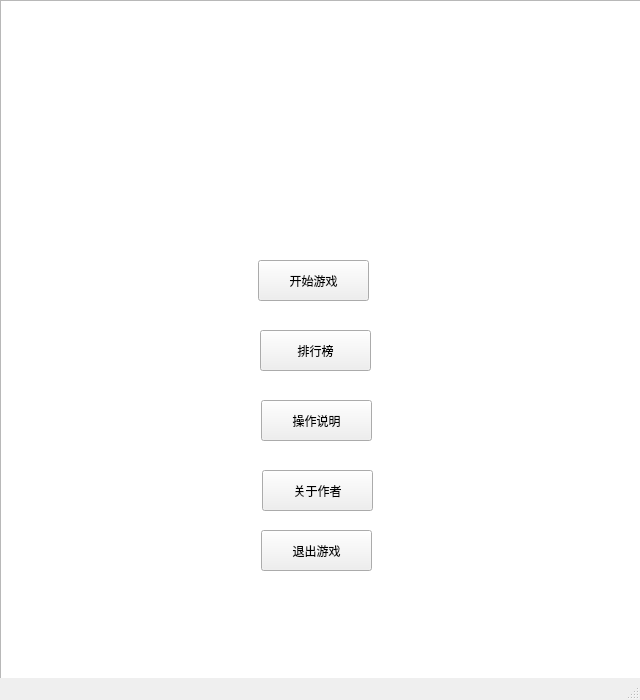
<?xml version="1.0" encoding="UTF-8"?>
<ui version="4.0">
 <class>MainWindow</class>
 <widget class="QMainWindow" name="MainWindow">
  <property name="geometry">
   <rect>
    <x>0</x>
    <y>0</y>
    <width>640</width>
    <height>700</height>
   </rect>
  </property>
  <property name="windowTitle">
   <string>MainWindow</string>
  </property>
  <widget class="QWidget" name="centralwidget">
   <widget class="QGraphicsView" name="graphicsView">
    <property name="geometry">
     <rect>
      <x>0</x>
      <y>0</y>
      <width>651</width>
      <height>681</height>
     </rect>
    </property>
    <property name="styleSheet">
     <string notr="true">border-image: url(:/new/prefix1/image/main_bg.jpg);</string>
    </property>
   </widget>
   <widget class="QPushButton" name="pushButton">
    <property name="geometry">
     <rect>
      <x>258</x>
      <y>260</y>
      <width>111</width>
      <height>41</height>
     </rect>
    </property>
    <property name="styleSheet">
     <string notr="true">border-image: url(:/new/prefix1/image/button_bg.png);</string>
    </property>
    <property name="text">
     <string>开始游戏</string>
    </property>
   </widget>
   <widget class="QPushButton" name="pushButton_2">
    <property name="geometry">
     <rect>
      <x>260</x>
      <y>330</y>
      <width>111</width>
      <height>41</height>
     </rect>
    </property>
    <property name="styleSheet">
     <string notr="true">border-image: url(:/new/prefix1/image/button_bg2.png);</string>
    </property>
    <property name="text">
     <string>排行榜</string>
    </property>
   </widget>
   <widget class="QPushButton" name="pushButton_3">
    <property name="geometry">
     <rect>
      <x>261</x>
      <y>400</y>
      <width>111</width>
      <height>41</height>
     </rect>
    </property>
    <property name="styleSheet">
     <string notr="true">border-image: url(:/new/prefix1/image/button_4.png);</string>
    </property>
    <property name="text">
     <string>操作说明</string>
    </property>
   </widget>
   <widget class="QPushButton" name="pushButton_4">
    <property name="geometry">
     <rect>
      <x>262</x>
      <y>470</y>
      <width>111</width>
      <height>41</height>
     </rect>
    </property>
    <property name="styleSheet">
     <string notr="true">border-image: url(:/new/prefix1/image/button_bg3.png);</string>
    </property>
    <property name="text">
     <string>关于作者</string>
    </property>
   </widget>
   <widget class="QPushButton" name="pushButton_5">
    <property name="geometry">
     <rect>
      <x>261</x>
      <y>530</y>
      <width>111</width>
      <height>41</height>
     </rect>
    </property>
    <property name="styleSheet">
     <string notr="true">border-image: url(:/new/prefix1/image/button_5.png);</string>
    </property>
    <property name="text">
     <string>退出游戏</string>
    </property>
   </widget>
  </widget>
  <widget class="QMenuBar" name="menubar">
   <property name="geometry">
    <rect>
     <x>0</x>
     <y>0</y>
     <width>640</width>
     <height>26</height>
    </rect>
   </property>
  </widget>
  <widget class="QStatusBar" name="statusbar"/>
 </widget>
 <resources/>
 <connections/>
</ui>
